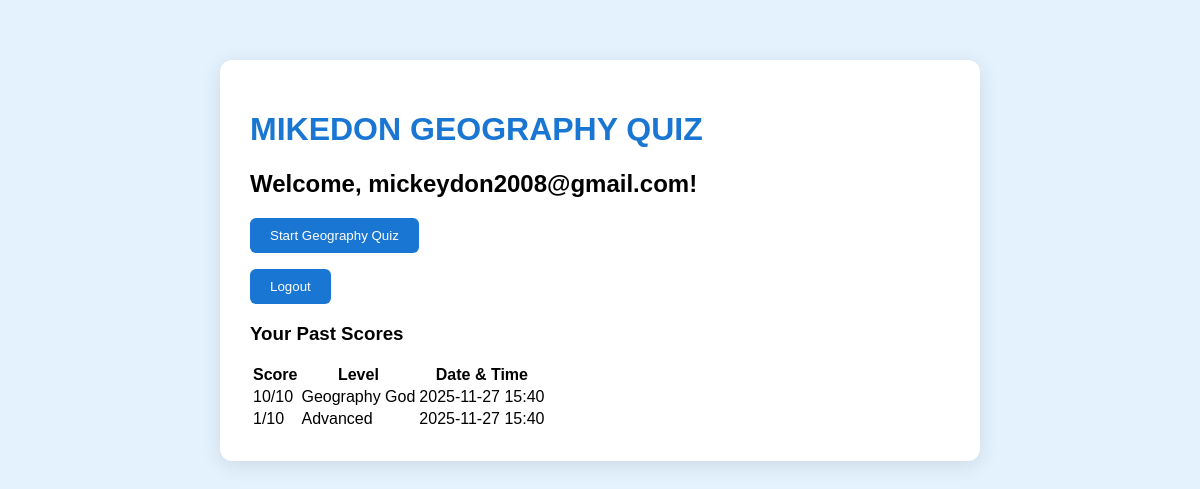
Page /userhome (signed in) on the earlier database version.
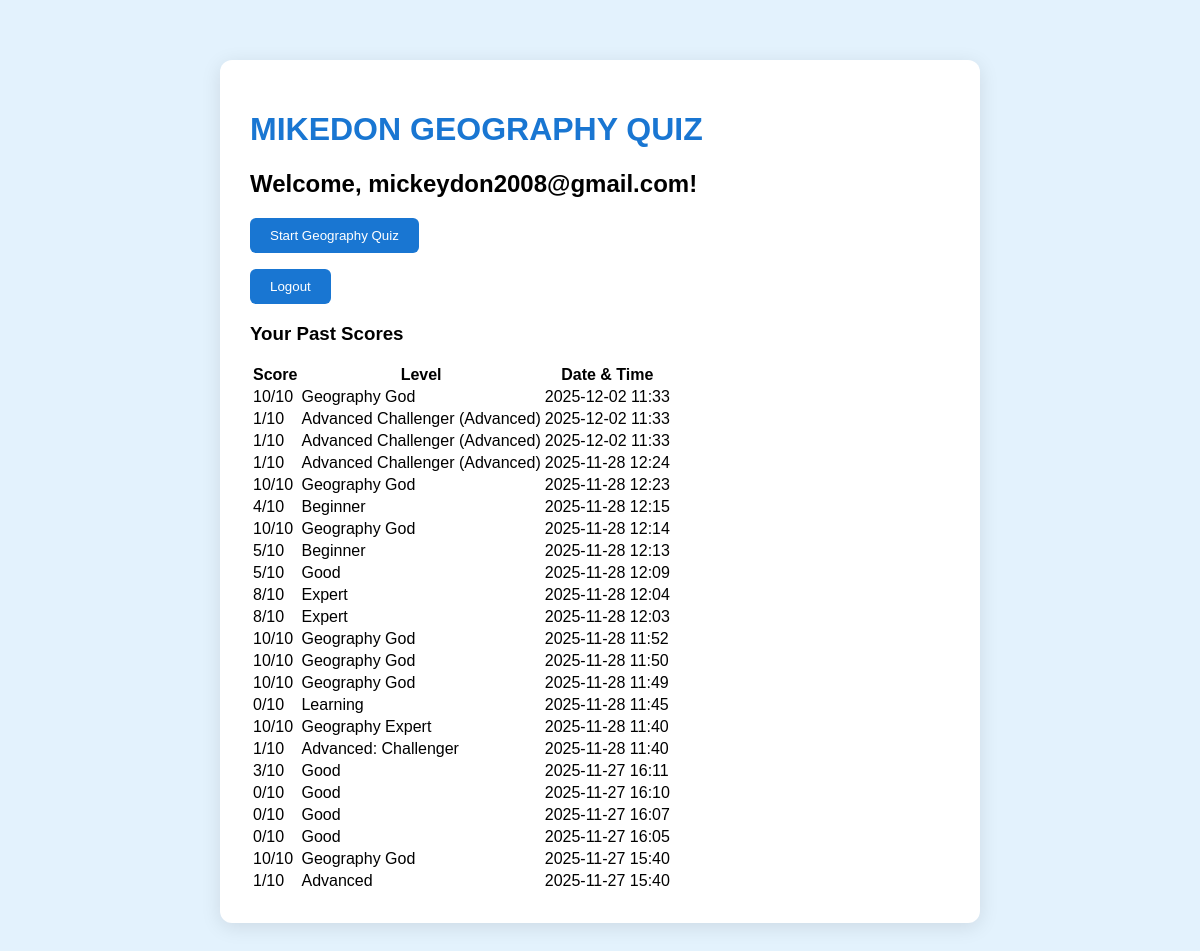
Same page on the later database version.
### tables this page shows
CREATE TABLE records (
                 id INTEGER PRIMARY KEY AUTOINCREMENT,
                 user_id INTEGER,
                 score INTEGER,
                 level TEXT,
                 timestamp TEXT);

### app.py (the view)
@app.route('/userhome')
def user_home():
    if 'user_id' not in session:
        return redirect(url_for('login'))
    conn = sqlite3.connect('database.db')
    c = conn.cursor()
    c.execute("SELECT score, level, timestamp FROM records WHERE user_id=? ORDER BY timestamp DESC", (session['user_id'],))
    records = c.fetchall()
    conn.close()
    return render_template('userHome.html', username=session['username'], records=records)

### Templates/userHome.html (shortened to what this page needs)
<!DOCTYPE html>
<html>
<head>
    <link rel="stylesheet" href="/static/styles.css">
</head>
<body>
<div class="box">
    <h1>MIKEDON GEOGRAPHY QUIZ</h1>
    <h2>Welcome, {{ username }}!</h2>
    <p><a href="/collectingdata"><button>Start Geography Quiz</button></a></p>
    <p><a href="/logout"><button>Logout</button></a></p>
    {% if records %}
    <h3>Your Past Scores</h3>
    <table>
        <tr>
            <th>Score</th>
            <th>Level</th>
            <th>Date & Time</th>
        </tr>
        {% for r in records %}
        <tr>
            <td>{{ r[0] }}/10</td>
            <td>{{ r[1] }}</td>
            <td>{{ r[2] }}</td>
        </tr>
        {% endfor %}
    </table>
    {% else %}
    <p>No quiz taken yet. Start now!</p>
    {% endif %}
</div>
</body>
</html>

### Static/styles.css (style rules this page uses)
body { font-family: Arial, sans-serif; background: #e3f2fd; margin: 0; padding: 20px; }
.box { max-width: 700px; margin: 40px auto; padding: 30px; background: white; border-radius: 12px; box-shadow: 0 4px 20px rgba(0,0,0,0.1); }
h1 { color: #1976d2; }
button { background: #1976d2; color: white; padding: 10px 20px; border: none; border-radius: 6px; cursor: pointer; }

Differences in the rows shown:
added records: score "10", level "Geography God", timestamp "2025-12-02 11:33"
added records: score "1", level "Advanced Challenger (Advanced)", timestamp "2025-12-02 11:33"
added records: score "1", level "Advanced Challenger (Advanced)", timestamp "2025-12-02 11:33"
added records: score "1", level "Advanced Challenger (Advanced)", timestamp "2025-11-28 12:24"
added records: score "10", level "Geography God", timestamp "2025-11-28 12:23"
added records: score "4", level "Beginner", timestamp "2025-11-28 12:15"
added records: score "10", level "Geography God", timestamp "2025-11-28 12:14"
added records: score "5", level "Beginner", timestamp "2025-11-28 12:13"
added records: score "5", level "Good", timestamp "2025-11-28 12:09"
added records: score "8", level "Expert", timestamp "2025-11-28 12:04"
added records: score "8", level "Expert", timestamp "2025-11-28 12:03"
added records: score "10", level "Geography God", timestamp "2025-11-28 11:52"
added records: score "10", level "Geography God", timestamp "2025-11-28 11:50"
added records: score "10", level "Geography God", timestamp "2025-11-28 11:49"
added records: score "0", level "Learning", timestamp "2025-11-28 11:45"
added records: score "10", level "Geography Expert", timestamp "2025-11-28 11:40"
added records: score "1", level "Advanced: Challenger", timestamp "2025-11-28 11:40"
added records: score "3", level "Good", timestamp "2025-11-27 16:11"
added records: score "0", level "Good", timestamp "2025-11-27 16:10"
added records: score "0", level "Good", timestamp "2025-11-27 16:07"
added records: score "0", level "Good", timestamp "2025-11-27 16:05"
